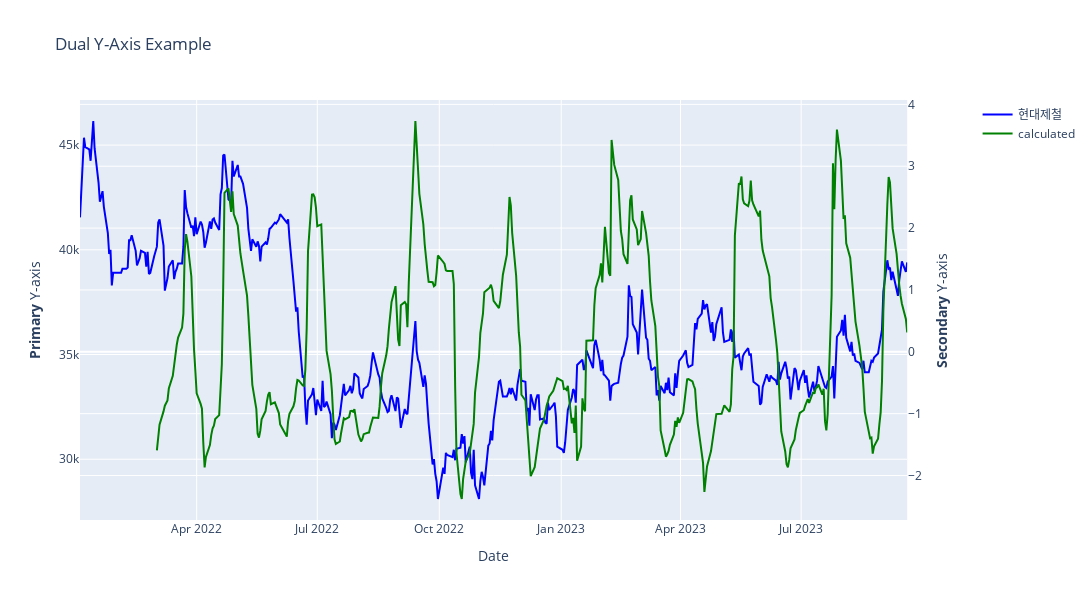

The code cell stored with this chart in its notebook:
### Code cell
import plotly.express as px
import plotly.graph_objects as go
from plotly.subplots import make_subplots

x = df_combi.index
# y1 = df_close['005930']
# y2 = df_clise [#df_combi[combi_array[1]]]

y1 = df_combi[combi_array[0]]
y2 = df_combi[combi_array[1]]

name1 = code_name_dict[combi_array[0]]
name2 = code_name_dict[combi_array[1]]

# Create figure with secondary y-axis
fig = make_subplots(specs=[[{"secondary_y": True}]])

# Add traces
fig.add_trace(
    go.Scatter(x=x, y=y1, name=name1, line=dict(color='blue')),
    secondary_y=False,  # False to use the left y-axis
)

# fig.add_trace(
#     go.Scatter(x=x, y=y2, name=name2, line=dict(color='red')),
#     secondary_y=False,  # True to use the right y-axis
# )

fig.add_trace(
    go.Scatter(x=x, y=zscore, name='calculated', line=dict(color='green')),
    secondary_y=True,  # True to use the right y-axis
)

# Add figure title
fig.update_layout(
    title_text="Dual Y-Axis Example",
    width=1200,  # Set the width of the figure (in pixels)
    height=600  # Optional: you can also set the height
)

# Set x-axis title
fig.update_xaxes(title_text="Date")

# Set y-axes titles
fig.update_yaxes(title_text="<b>Primary</b> Y-axis", secondary_y=False)
fig.update_yaxes(title_text="<b>Secondary</b> Y-axis", secondary_y=True)

# Show the plot
fig.show()

### Figure 1 — Plotly figure (JSON) as saved in the notebook; plotly's stock layout.template omitted (floating-point values rounded to 4 significant figures; data arrays with more than 128 entries replaced by an {"elided": "..."} marker saying what was removed)
{"data": [{"line": {"color": "blue"}, "name": "현대제철", "type": "scatter", "x": {"elided": "425 str values"}, "xaxis": "x", "y": {"elided": "425 int values"}, "yaxis": "y"}, {"line": {"color": "green"}, "name": "calculated", "type": "scatter", "x": {"elided": "425 str values"}, "xaxis": "x", "y": {"elided": "425 float values"}, "yaxis": "y2"}], "layout": {"height": 600, "title": {"text": "Dual Y-Axis Example"}, "width": 1200, "xaxis": {"anchor": "y", "domain": [0, 0.94], "title": {"text": "Date"}}, "yaxis": {"anchor": "x", "domain": [0, 1], "title": {"text": "<b>Primary</b> Y-axis"}}, "yaxis2": {"anchor": "x", "overlaying": "y", "side": "right", "title": {"text": "<b>Secondary</b> Y-axis"}}}}
